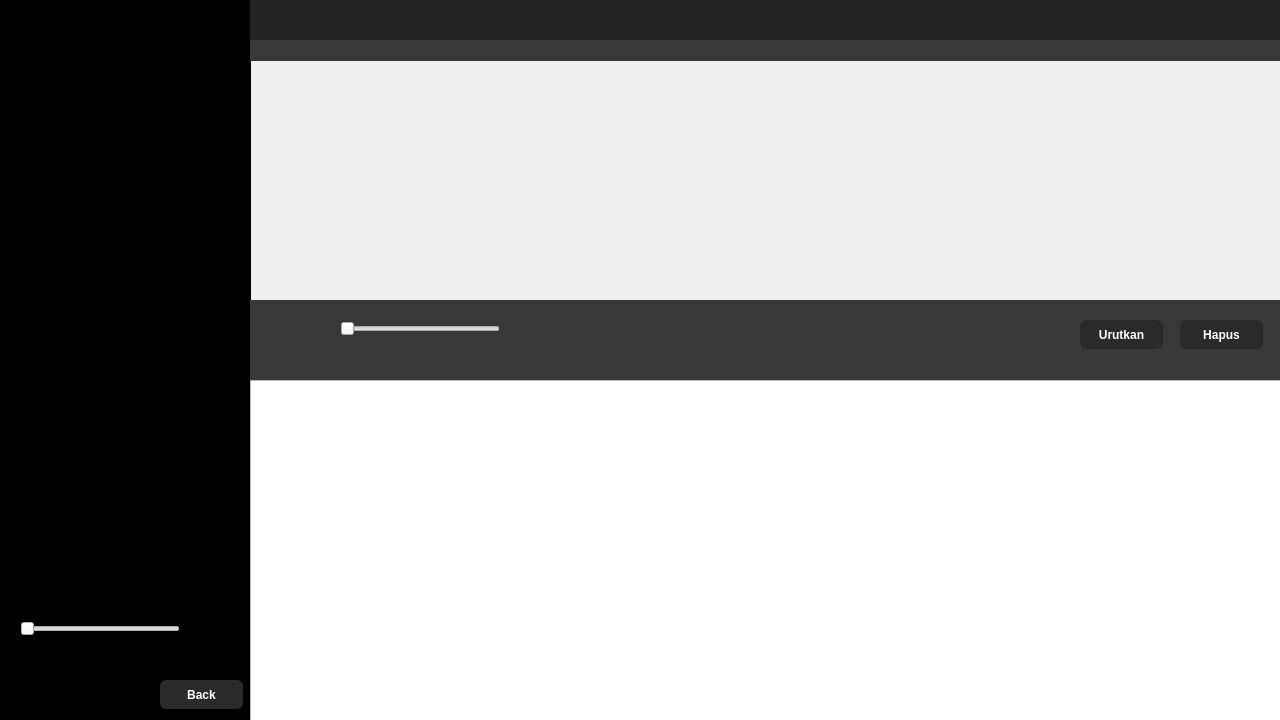
<?xml version="1.0" encoding="UTF-8"?>
<ui version="4.0">
 <class>user</class>
 <widget class="QWidget" name="user">
  <property name="geometry">
   <rect>
    <x>0</x>
    <y>0</y>
    <width>1280</width>
    <height>720</height>
   </rect>
  </property>
  <property name="windowTitle">
   <string>Form</string>
  </property>
  <widget class="QPushButton" name="backButton">
   <property name="geometry">
    <rect>
     <x>160</x>
     <y>680</y>
     <width>83</width>
     <height>29</height>
    </rect>
   </property>
   <property name="font">
    <font>
     <bold>true</bold>
    </font>
   </property>
   <property name="styleSheet">
    <string notr="true">background-color: #2A2A2A;
color: white;
padding: 6px;
border: none;
border-radius: 6px;
</string>
   </property>
   <property name="text">
    <string>Back</string>
   </property>
  </widget>
  <widget class="QLabel" name="label">
   <property name="geometry">
    <rect>
     <x>0</x>
     <y>0</y>
     <width>251</width>
     <height>721</height>
    </rect>
   </property>
   <property name="styleSheet">
    <string notr="true">background-color: rgb(0, 0, 0);</string>
   </property>
   <property name="text">
    <string/>
   </property>
   <property name="pixmap">
    <pixmap resource="resources.qrc">:/img/Frame 626.png</pixmap>
   </property>
   <property name="scaledContents">
    <bool>true</bool>
   </property>
  </widget>
  <widget class="QLabel" name="label_2">
   <property name="geometry">
    <rect>
     <x>250</x>
     <y>-10</y>
     <width>1061</width>
     <height>51</height>
    </rect>
   </property>
   <property name="styleSheet">
    <string notr="true">background-color: rgb(36, 36, 36);</string>
   </property>
   <property name="text">
    <string/>
   </property>
   <property name="pixmap">
    <pixmap resource="resources.qrc">:/img/Frame 604.png</pixmap>
   </property>
   <property name="scaledContents">
    <bool>true</bool>
   </property>
  </widget>
  <widget class="QLabel" name="label_3">
   <property name="geometry">
    <rect>
     <x>250</x>
     <y>40</y>
     <width>1061</width>
     <height>21</height>
    </rect>
   </property>
   <property name="styleSheet">
    <string notr="true">background-color: rgb(56, 56, 56);</string>
   </property>
   <property name="text">
    <string/>
   </property>
   <property name="pixmap">
    <pixmap resource="resources.qrc">:/img/Frame 604.png</pixmap>
   </property>
   <property name="scaledContents">
    <bool>true</bool>
   </property>
  </widget>
  <widget class="QLabel" name="label_4">
   <property name="geometry">
    <rect>
     <x>250</x>
     <y>60</y>
     <width>1031</width>
     <height>251</height>
    </rect>
   </property>
   <property name="text">
    <string/>
   </property>
   <property name="pixmap">
    <pixmap resource="resources.qrc">:/img/playlist2.png</pixmap>
   </property>
   <property name="scaledContents">
    <bool>true</bool>
   </property>
  </widget>
  <widget class="QLabel" name="label_5">
   <property name="geometry">
    <rect>
     <x>250</x>
     <y>300</y>
     <width>1031</width>
     <height>81</height>
    </rect>
   </property>
   <property name="styleSheet">
    <string notr="true">background-color: rgb(56, 56, 56);</string>
   </property>
   <property name="text">
    <string/>
   </property>
   <property name="pixmap">
    <pixmap resource="resources.qrc">:/img/Frame 604.png</pixmap>
   </property>
   <property name="scaledContents">
    <bool>true</bool>
   </property>
  </widget>
  <widget class="QPushButton" name="playPauseButton">
   <property name="geometry">
    <rect>
     <x>240</x>
     <y>300</y>
     <width>121</width>
     <height>81</height>
    </rect>
   </property>
   <property name="autoFillBackground">
    <bool>false</bool>
   </property>
   <property name="styleSheet">
    <string notr="true">image: url(:/img/play.png);

    background-color: transparent;
    border: none;</string>
   </property>
   <property name="text">
    <string/>
   </property>
   <property name="iconSize">
    <size>
     <width>15</width>
     <height>11</height>
    </size>
   </property>
  </widget>
  <widget class="QTableWidget" name="songTableWidget">
   <property name="geometry">
    <rect>
     <x>250</x>
     <y>380</y>
     <width>1031</width>
     <height>341</height>
    </rect>
   </property>
   <property name="columnCount">
    <number>0</number>
   </property>
   <attribute name="horizontalHeaderVisible">
    <bool>true</bool>
   </attribute>
   <attribute name="horizontalHeaderCascadingSectionResizes">
    <bool>false</bool>
   </attribute>
   <attribute name="horizontalHeaderShowSortIndicator" stdset="0">
    <bool>false</bool>
   </attribute>
  </widget>
  <widget class="QPushButton" name="urutkanButton">
   <property name="geometry">
    <rect>
     <x>1080</x>
     <y>320</y>
     <width>83</width>
     <height>29</height>
    </rect>
   </property>
   <property name="font">
    <font>
     <bold>true</bold>
    </font>
   </property>
   <property name="styleSheet">
    <string notr="true">background-color: #2A2A2A;
color: white;
padding: 6px;
border: none;
border-radius: 6px;
</string>
   </property>
   <property name="text">
    <string>Urutkan</string>
   </property>
  </widget>
  <widget class="QPushButton" name="hapusButton">
   <property name="geometry">
    <rect>
     <x>1180</x>
     <y>320</y>
     <width>83</width>
     <height>29</height>
    </rect>
   </property>
   <property name="font">
    <font>
     <bold>true</bold>
    </font>
   </property>
   <property name="styleSheet">
    <string notr="true">background-color: #2A2A2A;
color: white;
padding: 6px;
border: none;
border-radius: 6px;
</string>
   </property>
   <property name="text">
    <string>Hapus</string>
   </property>
  </widget>
  <widget class="QSlider" name="volumeSlider">
   <property name="geometry">
    <rect>
     <x>20</x>
     <y>620</y>
     <width>160</width>
     <height>18</height>
    </rect>
   </property>
   <property name="orientation">
    <enum>Qt::Orientation::Horizontal</enum>
   </property>
  </widget>
  <widget class="QSlider" name="progressSlider">
   <property name="geometry">
    <rect>
     <x>340</x>
     <y>320</y>
     <width>160</width>
     <height>18</height>
    </rect>
   </property>
   <property name="orientation">
    <enum>Qt::Orientation::Horizontal</enum>
   </property>
  </widget>
  <widget class="QLabel" name="currentTimeLabel">
   <property name="geometry">
    <rect>
     <x>340</x>
     <y>350</y>
     <width>63</width>
     <height>20</height>
    </rect>
   </property>
   <property name="text">
    <string/>
   </property>
  </widget>
  <zorder>label</zorder>
  <zorder>label_2</zorder>
  <zorder>label_3</zorder>
  <zorder>label_4</zorder>
  <zorder>label_5</zorder>
  <zorder>backButton</zorder>
  <zorder>playPauseButton</zorder>
  <zorder>songTableWidget</zorder>
  <zorder>urutkanButton</zorder>
  <zorder>hapusButton</zorder>
  <zorder>volumeSlider</zorder>
  <zorder>progressSlider</zorder>
  <zorder>currentTimeLabel</zorder>
 </widget>
 <resources>
  <include location="resources.qrc"/>
 </resources>
 <connections/>
</ui>
